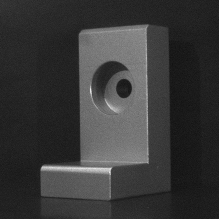
#> input picture detection/L.png, 219 x 219 px
$ jupyter execute lab2.ipynb
#> lines starting #> are read from the running program, lines starting #| are printed output that depends on the picture
(P:lab72)=
# Harris detector

* Apply the Harris detector (with `skimage.feature.corner_harris` and `skimage.feature.corner_peaks`) on the image {download}`L.png`.

* Criticize the result: have all the corners been detected?
  Are there any false alarms (_i.e._ detections that do not correspond to corners)?
  How to explain these errors?

* * *

The objective of this exercise is to detect corners using the Harris detector.

The Harris detector can detect corners of an image, based on differences in intensity.

With the function `corner_harris`, choose `method='k'` and a value of $k$ between 0 and 0.2.
This results in a new image, of the same size as the original image,
whose intensities are proportional to the presence of a corner.

In the images below, the intensities are restricted to the interval $[-0.4, 0.4]$ in order to highlight the values of the image.

[cell 1]
from skimage.io import imread
from skimage.feature import corner_harris, corner_peaks

from matplotlib.pyplot import figure, imshow, title, subplot, plot, show, plot, xlabel, ylabel, axis, colorbar, clim

[cell 2]
x = imread("L.png")
#> x is the input picture: shape (219, 219); min 17, max 235, mean 56
x = x# / 255

[cell 3]
ks = [.01, .10]
figure(figsize=(17,5))
for i, k in enumerate(ks):

    y = corner_harris(x, method='k', k=k, sigma=1)

    subplot(1,3,i+1)
    imshow(y, cmap="gray")
    clim(-0.4, 0.4)
    colorbar()
    title(f"Harris detector\nwith k = {k}")
#> this loop made 2 passes
#> pass 1, `y = corner_harris(x, method='k', k=k, sigma=1)`:
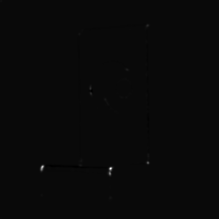
#> y: shape (219, 219) float64; min -0.0303, max 0.798, mean 0.000357; drawn with min black and max white
#> pass 2, `y = corner_harris(x, method='k', k=k, sigma=1)`:
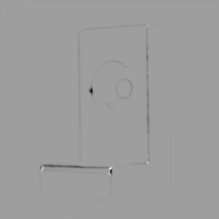
#> y: shape (219, 219) float64; min -0.744, max 0.457, mean -0.0026; drawn with min black and max white
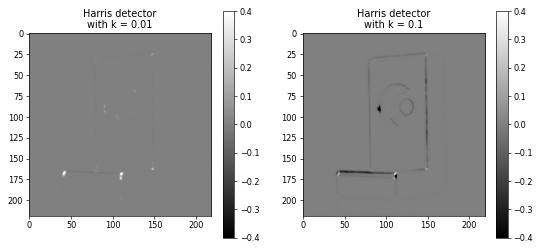
#> figure drawn by matplotlib, 4 panels

The function `corner_peaks` returns the coordinates of the strong values of the image, which correspond to the corners.
These coordinates are returned in the form of a matrix, the first column corresponds to the ordinates, the second to the abscissas.

[cell 4]
ks = [.01, .10]
figure(figsize=(17,5))
for i, k in enumerate(ks):

    y = corner_harris(x, method='k', k=k, sigma=1)
    coords = corner_peaks(y, threshold_rel=.01)

    subplot(1,3,i+1)
    imshow(x, cmap="gray")
    plot(coords[:,1], coords[:,0], color='lime', marker='+', linestyle='none')
    title(f"Result given by the function corner_peaks\nwith k = {k}")
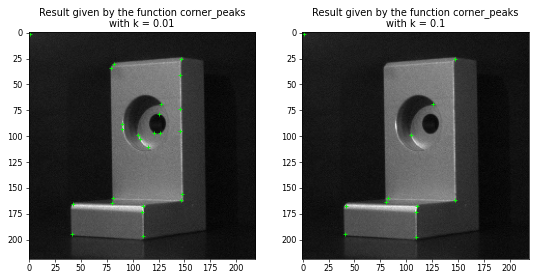
#> figure drawn by matplotlib, 2 panels
